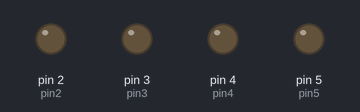
Simulated run of this sketch. Board: Arduino Uno, built with avr-gcc and run on an emulated ATmega328P. Shown: output pins drawn as LEDs (lit = HIGH).

Above: at 0.5 s.
At 2.5 s:
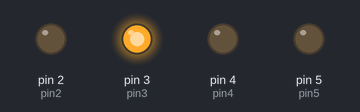
At 4.5 s:
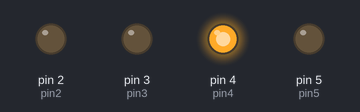
At 9.5 s:
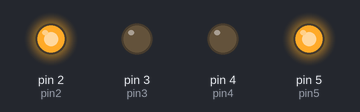
At 14.5 s:
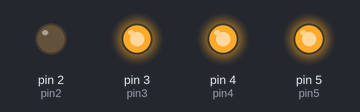
At 19.5 s:
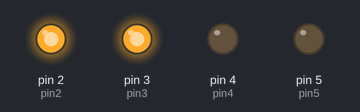
Timing chart, 0 to 20.8 s (numbered marks = the images above):
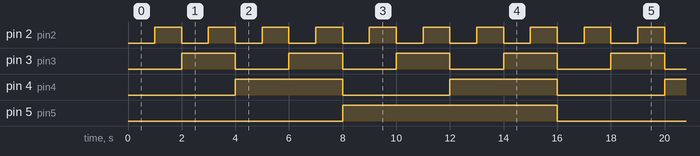

Measured:
- by itself, pin 2 (pin2): alternates HIGH for 1.0 s and LOW for 1.0 s
- by itself, pin 3 (pin3): alternates HIGH for 2.0 s and LOW for 2.0 s
- by itself, pin 4 (pin4): alternates HIGH for 4.0 s and LOW for 4.0 s
- by itself, pin 5 (pin5): alternates HIGH for 8.0 s and LOW for 8.0 s

The sketch:

Monday_Binary.ino
```cpp
// Materials needed: 4x LEDs, 4x 330Ohm resistors, Breadboard, Arduino Uno + Cable, Jumper cables

//Pin varialbes
int pin2 = 2;
int pin3 = 3;
int pin4 = 4;
int pin5 = 5;
int waitTime = 1000; //delay variable


void setup() {
  // put your setup code here, to run once:

//establishes pins used and number of each pin
pinMode(pin2, OUTPUT);
pinMode(pin3, OUTPUT);
pinMode(pin4, OUTPUT);
pinMode(pin5, OUTPUT);
}

void loop() {
  // put your main code here, to run repeatedly:

//Binary 0
digitalWrite(pin2, LOW);
digitalWrite(pin3, LOW);
digitalWrite(pin4, LOW);
digitalWrite(pin5, LOW);
delay(waitTime);

//Binary 1
digitalWrite(pin2, HIGH);
digitalWrite(pin3, LOW);
digitalWrite(pin4, LOW);
digitalWrite(pin5, LOW);
delay(waitTime);

//Binary 2
digitalWrite(pin2, LOW);
digitalWrite(pin3, HIGH);
digitalWrite(pin4, LOW);
digitalWrite(pin5, LOW);
delay(waitTime);

//Binary 3
digitalWrite(pin2, HIGH);
digitalWrite(pin3, HIGH);
digitalWrite(pin4, LOW);
digitalWrite(pin5, LOW);
delay(waitTime);

//Binary 4
digitalWrite(pin2, LOW);
digitalWrite(pin3, LOW);
digitalWrite(pin4, HIGH);
digitalWrite(pin5, LOW);
delay(waitTime);

//Binary 5
digitalWrite(pin2, HIGH);
digitalWrite(pin3, LOW);
digitalWrite(pin4, HIGH);
digitalWrite(pin5, LOW);
delay(waitTime);

//Binary 6
digitalWrite(pin2, LOW);
digitalWrite(pin3, HIGH);
digitalWrite(pin4, HIGH);
digitalWrite(pin5, LOW);
delay(waitTime);

//Binary 7
digitalWrite(pin2, HIGH);
digitalWrite(pin3, HIGH);
digitalWrite(pin4, HIGH);
digitalWrite(pin5, LOW);
delay(waitTime);

//Binary 8
digitalWrite(pin2, LOW);
digitalWrite(pin3, LOW);
digitalWrite(pin4, LOW);
digitalWrite(pin5, HIGH);
delay(waitTime);

//Binary 9
digitalWrite(pin2, HIGH);
digitalWrite(pin3, LOW);
digitalWrite(pin4, LOW);
digitalWrite(pin5, HIGH);
delay(waitTime);

//Binary 10
digitalWrite(pin2, LOW);
digitalWrite(pin3, HIGH);
digitalWrite(pin4, LOW);
digitalWrite(pin5, HIGH);
delay(waitTime);

//Binary 11
digitalWrite(pin2, HIGH);
digitalWrite(pin3, HIGH);
digitalWrite(pin4, LOW);
digitalWrite(pin5, HIGH);
delay(waitTime);

//Binary 12
digitalWrite(pin2, LOW);
digitalWrite(pin3, LOW);
digitalWrite(pin4, HIGH);
digitalWrite(pin5, HIGH);
delay(waitTime);

//Binary 13
digitalWrite(pin2, HIGH);
digitalWrite(pin3, LOW);
digitalWrite(pin4, HIGH);
digitalWrite(pin5, HIGH);
delay(waitTime);

//Binary 14
digitalWrite(pin2, LOW);
digitalWrite(pin3, HIGH);
digitalWrite(pin4, HIGH);
digitalWrite(pin5, HIGH);
delay(waitTime);

//Binary 15
digitalWrite(pin2, HIGH);
digitalWrite(pin3, HIGH);
digitalWrite(pin4, HIGH);
digitalWrite(pin5, HIGH);
delay(waitTime);
}
```
